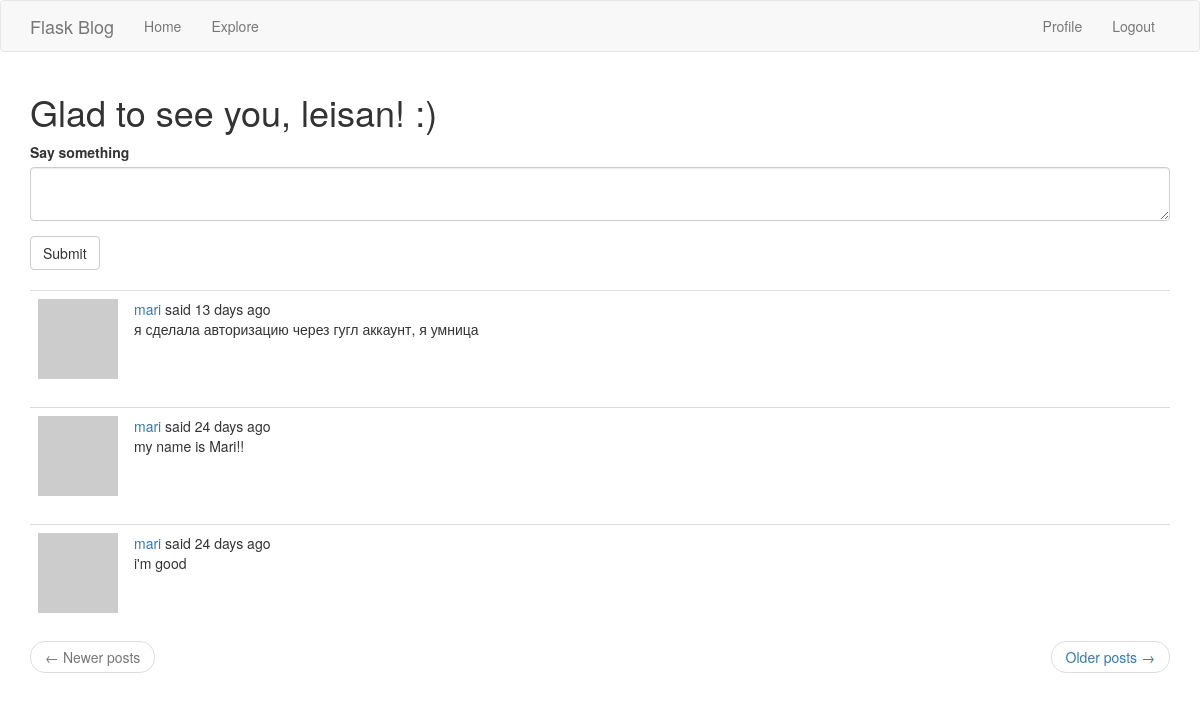
Screenshot of /home (signed in) with the database file from the repository.
### app/models.py (models this page shows, shortened)
class User(db.Model, UserMixin):
    id = db.Column(db.Integer, primary_key=True)
    username = db.Column(db.String(20), unique=True, nullable=False)
    email = db.Column(db.String(120), unique=True, nullable=False)
    image_file = db.Column(db.String(20), nullable=False, default='default.jpg')
    password_hash = db.Column(db.String(128))
    posts = db.relationship('Post', backref='author', lazy='dynamic')
    about_me = db.Column(db.String(140))
    last_seen = db.Column(db.DateTime, default=datetime.utcnow)
    followed = db.relationship(
        'User', secondary=followers,
        primaryjoin=(followers.c.follower_id == id),
        secondaryjoin=(followers.c.followed_id == id),
        backref=db.backref('followers', lazy='dynamic'), lazy='dynamic')
    def avatar(self, size):
        digest = md5(self.email.lower().encode('utf-8')).hexdigest()
        return 'https://www.gravatar.com/avatar/{}?d=identicon&s={}'.format(
            digest, size)
    def followed_posts(self):
        followed = Post.query.join(
            followers, (followers.c.followed_id == Post.user_id)
        ).filter(
            followers.c.follower_id == self.id)
        own = Post.query.filter_by(user_id=self.id)
        return followed.union(own).order_by(Post.timestamp.desc())

class Post(db.Model):
    id = db.Column(db.Integer, primary_key=True)
    body = db.Column(db.String(140))
    timestamp = db.Column(db.DateTime, index=True, default=datetime.utcnow)
    user_id = db.Column(db.Integer, db.ForeignKey('user.id'), nullable=False)

### app/routes.py (the view)
@app.route('/', methods=['GET', 'POST'])
@app.route('/home', methods=['GET', 'POST'])
@login_required
def home():
    form = PostForm()
    if form.validate_on_submit():
        post = Post(body=form.post.data, author=current_user)
        db.session.add(post)
        db.session.commit()
        flash(_('Your post is now live!'))
        return redirect(url_for('home'))
    page = request.args.get('page', 1, type=int)
    posts = current_user.followed_posts().paginate(
        page, app.config['POSTS_PER_PAGE'], False)
    next_url = url_for('home', page=posts.next_num) if posts.has_next else None
    prev_url = url_for('home', page=posts.prev_num) if posts.has_prev else None
    return render_template("home.html", title=_('Home Page'), form=form,
                           posts=posts.items, next_url=next_url, prev_url=prev_url)

### app/forms.py
class PostForm(FlaskForm):
    post = TextAreaField(_l('Say something'), validators=[
        DataRequired(), Length(min=1, max=140)])
    submit = SubmitField(_l('Submit'))

### app/models.py (called while the page is built)
@login_manager.user_loader
def load_user(user_id):
    return User.query.get(int(user_id))

### app/routes.py (called while the page is built)
@app.before_request
def before_request():
    if current_user.is_authenticated:
        current_user.last_seen = datetime.utcnow()
        db.session.commit()

### app/templates/home.html
{% extends "base.html" %}
{% import 'bootstrap/wtf.html' as wtf %}
{% block app_content %}
    <h1>{{_("Glad to see you, %(username)s!", username=current_user.username) }} :)</h1>
    {% if form %}
    {{ wtf.quick_form(form) }}
    <br>
    {% endif %}
    {% for post in posts %}
        {% include '_post.html' %}
    {% endfor %}
    <nav aria-label="...">
        <ul class="pager">
            <li class="previous{% if not prev_url %} disabled{% endif %}">
                <a href="{{ prev_url or '#' }}">
                    <span aria-hidden="true">&larr;</span> {{_('Newer posts')}}
                </a>
            </li>
            <li class="next{% if not next_url %} disabled{% endif %}">
                <a href="{{ next_url or '#' }}">
                    {{_('Older posts')}} <span aria-hidden="true">&rarr;</span>
                </a>
            </li>
        </ul>
    </nav>
{% endblock %}

### app/templates/_post.html (shortened to what this page needs)
<table class="table table-hover">
    <tr>
        <td width="70px">
            <a href="{{ url_for('user', username=post.author.username) }}">
                <img src="{{ post.author.avatar(70) }}" />
            </a>
        </td>
        <td>
            {{ _('%(username)s said %(when)s',
                username=user_link, when=moment(post.timestamp).fromNow()) }}
            <br>
            {{ post.body }}
        </td>
    </tr>
</table>

### rows the page displays
Post: body "я сделала авторизацию через гугл аккаунт, я умница"
Post: body "my name is Mari!!"
Post: body "i'm good"
